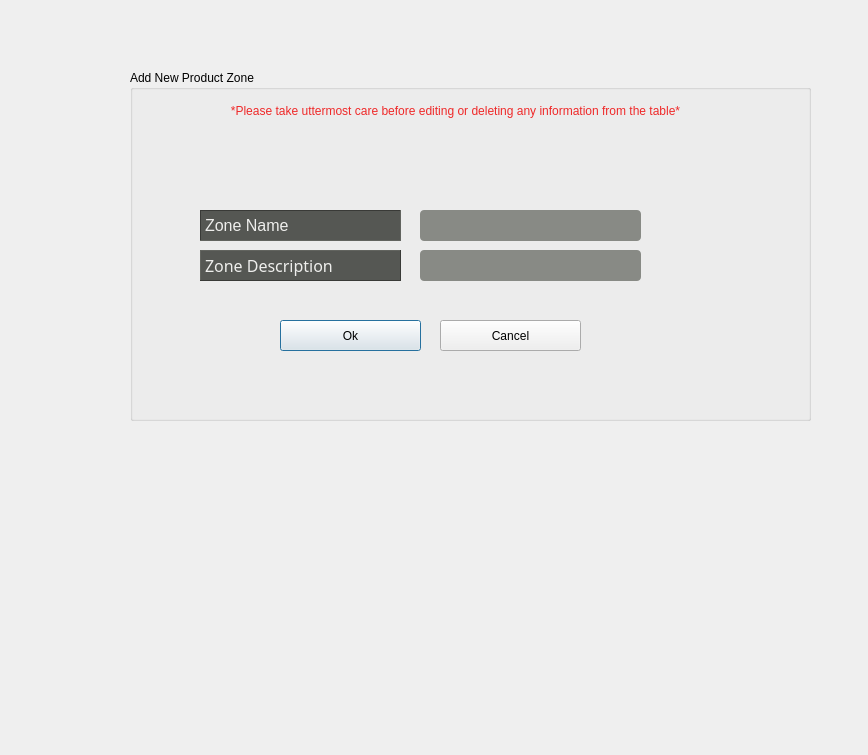
<?xml version="1.0" encoding="UTF-8"?>
<ui version="4.0">
 <class>EditProductZone</class>
 <widget class="QDialog" name="EditProductZone">
  <property name="geometry">
   <rect>
    <x>0</x>
    <y>0</y>
    <width>868</width>
    <height>755</height>
   </rect>
  </property>
  <property name="windowTitle">
   <string>Dialog</string>
  </property>
  <widget class="QLabel" name="label">
   <property name="geometry">
    <rect>
     <x>30</x>
     <y>30</y>
     <width>101</width>
     <height>101</height>
    </rect>
   </property>
   <property name="styleSheet">
    <string notr="true">border-image: url(:/resources/icons/Logo2.png);</string>
   </property>
   <property name="text">
    <string/>
   </property>
  </widget>
  <widget class="QGroupBox" name="groupBox">
   <property name="geometry">
    <rect>
     <x>130</x>
     <y>70</y>
     <width>681</width>
     <height>351</height>
    </rect>
   </property>
   <property name="title">
    <string>Add New Product Zone</string>
   </property>
   <widget class="QLabel" name="lbl_username">
    <property name="geometry">
     <rect>
      <x>70</x>
      <y>180</y>
      <width>201</width>
      <height>31</height>
     </rect>
    </property>
    <property name="font">
     <font>
      <family>Vemana2000</family>
      <pointsize>12</pointsize>
     </font>
    </property>
    <property name="styleSheet">
     <string notr="true">background-color: rgb(85, 87, 83);
color: rgb(238, 238, 236);</string>
    </property>
    <property name="frameShape">
     <enum>QFrame::Panel</enum>
    </property>
    <property name="frameShadow">
     <enum>QFrame::Raised</enum>
    </property>
    <property name="text">
     <string>Zone Description</string>
    </property>
   </widget>
   <widget class="QLabel" name="lbl_phone">
    <property name="geometry">
     <rect>
      <x>70</x>
      <y>140</y>
      <width>201</width>
      <height>31</height>
     </rect>
    </property>
    <property name="font">
     <font>
      <pointsize>12</pointsize>
     </font>
    </property>
    <property name="styleSheet">
     <string notr="true">background-color: rgb(85, 87, 83);
color: rgb(238, 238, 236);</string>
    </property>
    <property name="frameShape">
     <enum>QFrame::Panel</enum>
    </property>
    <property name="frameShadow">
     <enum>QFrame::Sunken</enum>
    </property>
    <property name="text">
     <string>Zone Name</string>
    </property>
   </widget>
   <widget class="QPushButton" name="btnApply">
    <property name="geometry">
     <rect>
      <x>150</x>
      <y>250</y>
      <width>141</width>
      <height>31</height>
     </rect>
    </property>
    <property name="text">
     <string>Ok</string>
    </property>
    <property name="icon">
     <iconset resource="resources.qrc">
      <normaloff>:/resources/icons/interface.png</normaloff>:/resources/icons/interface.png</iconset>
    </property>
    <property name="iconSize">
     <size>
      <width>24</width>
      <height>24</height>
     </size>
    </property>
   </widget>
   <widget class="QPushButton" name="btnCancel">
    <property name="geometry">
     <rect>
      <x>310</x>
      <y>250</y>
      <width>141</width>
      <height>31</height>
     </rect>
    </property>
    <property name="text">
     <string>Cancel</string>
    </property>
    <property name="icon">
     <iconset resource="resources.qrc">
      <normaloff>:/resources/icons/signs (2).png</normaloff>:/resources/icons/signs (2).png</iconset>
    </property>
    <property name="iconSize">
     <size>
      <width>24</width>
      <height>24</height>
     </size>
    </property>
   </widget>
   <widget class="QLabel" name="label_11">
    <property name="geometry">
     <rect>
      <x>10</x>
      <y>30</y>
      <width>631</width>
      <height>21</height>
     </rect>
    </property>
    <property name="styleSheet">
     <string notr="true">font: 57 11pt &quot;Ubuntu&quot;;
color: rgb(239, 41, 41);
</string>
    </property>
    <property name="text">
     <string>*Please take uttermost care before editing or deleting any information from the table*</string>
    </property>
    <property name="alignment">
     <set>Qt::AlignCenter</set>
    </property>
   </widget>
   <widget class="QLineEdit" name="leZone">
    <property name="geometry">
     <rect>
      <x>290</x>
      <y>140</y>
      <width>221</width>
      <height>31</height>
     </rect>
    </property>
    <property name="styleSheet">
     <string notr="true">border-radius: 4px;
background-color: rgb(136, 138, 133);</string>
    </property>
   </widget>
   <widget class="QLineEdit" name="leZoneDescription">
    <property name="geometry">
     <rect>
      <x>290</x>
      <y>180</y>
      <width>221</width>
      <height>31</height>
     </rect>
    </property>
    <property name="styleSheet">
     <string notr="true">border-radius: 4px;
background-color: rgb(136, 138, 133);</string>
    </property>
   </widget>
  </widget>
  <widget class="QLabel" name="label_2">
   <property name="geometry">
    <rect>
     <x>0</x>
     <y>0</y>
     <width>881</width>
     <height>751</height>
    </rect>
   </property>
   <property name="styleSheet">
    <string notr="true">border-image: url(:/resources/background/picklit.jpg);</string>
   </property>
   <property name="text">
    <string/>
   </property>
  </widget>
  <zorder>label_2</zorder>
  <zorder>label</zorder>
  <zorder>groupBox</zorder>
 </widget>
 <resources>
  <include location="resources.qrc"/>
 </resources>
 <connections/>
</ui>
